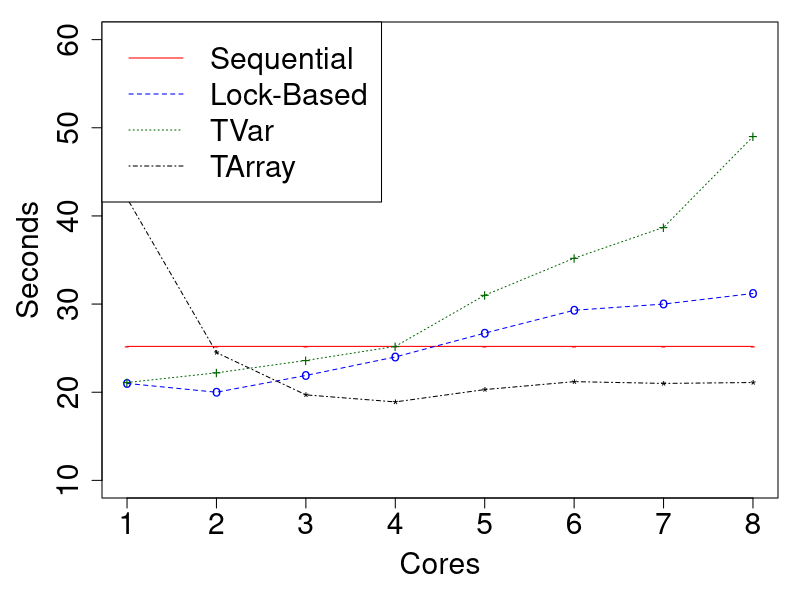

Here is the R script that generated this plot:
png("sugarscape_varyingcores_constagents.png", width = 700, height = 700)
par(mar=c(5,5,1,1)+.1)

cores   <- c(1,2,3,4,5,6,7,8)
seq     <- c(25.2, 25.2, 25.2, 25.2, 25.2, 25.2, 25.2, 25.2)
lb      <- c(21.0, 20.0, 21.9, 24.0, 26.7, 29.3, 30.0, 31.2)
tvar    <- c(21.1, 22.2, 23.6, 25.2, 31.0, 35.2, 38.7, 49.0)
tarray  <- c(42.0, 24.5, 19.7, 18.9, 20.3, 21.2, 21.0, 21.1)

#dev.new(width = 500, height = 500, unit = "px")
plot(cores, seq, type="o", col="red", pch="-", lty=1,
     xlab = "Cores", 
     ylab = "Seconds",
     ylim=c(10,60),
     cex.lab=1.8, cex.axis=1.8, cex.main=1.8, cex.sub=1.8)

points(cores, lb, col="blue", pch="o")
lines(cores, lb, col="blue",lty=2)

points(cores, tvar, col="dark green",pch="+")
lines(cores, tvar, col="dark green", lty=3)

points(cores, tarray, col="black",pch="*")
lines(cores, tarray, col="black", lty=4)

legend("topleft", 
      legend=c("Sequential", "Lock-Based", "TVar", "TArray"), 
      col=c("red", "blue", "dark green", "black"),
      lty=c(1,2,3,4),
      xpd=TRUE,
      cex = 1.8)

# 3. Close the file
dev.off()
